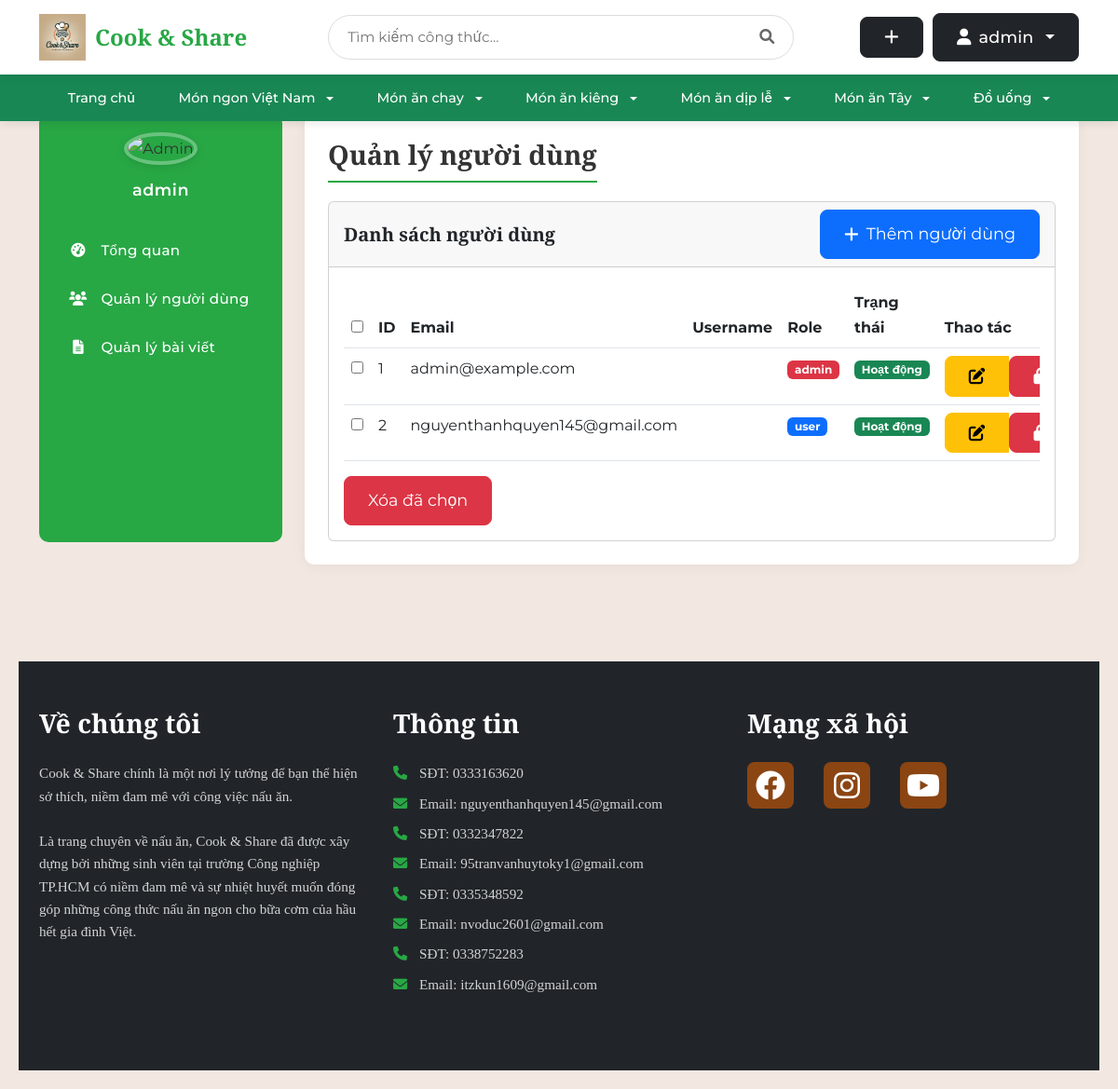
Page /auth/admin/users (signed in) on the committed database.
### tables this page shows
CREATE TABLE user (
    id INTEGER PRIMARY KEY AUTOINCREMENT,
    username TEXT UNIQUE NOT NULL,
    password TEXT NOT NULL,
    email TEXT UNIQUE NOT NULL,
    created TIMESTAMP NOT NULL DEFAULT CURRENT_TIMESTAMP,
    avatar_path TEXT,
    role TEXT NOT NULL DEFAULT 'user',
    is_blocked BOOLEAN NOT NULL DEFAULT 0,
    gender TEXT,
    birthdate DATE,
    phone TEXT
);

### share_recipe/auth.py (the view)
@bp.route('/admin/users', methods=('GET',))
@login_required
def admin_users():
    if g.user['role'] != 'admin':
        abort(403)  # Chỉ admin mới có quyền truy cập
    db = get_db()
    users = db.execute('SELECT id, email, role FROM user').fetchall()
    return render_template('admin/users.html', users=users)

### share_recipe/templates/admin/users.html (shortened to what this page needs)
{% extends 'admin/base_admin.html' %}
{% block admin_title %}Quản lý người dùng{% endblock %}
{% block admin_content %}
<div class="card">
    <div class="card-header d-flex justify-content-between align-items-center">
        <h5 class="card-title mb-0">Danh sách người dùng</h5>
        <a href="{{ url_for('admin.create_user') }}" class="btn btn-primary">
            <i class="fas fa-plus"></i> Thêm người dùng
        </a>
    </div>
    <div class="card-body">
        <div class="table-responsive">
            <table class="table table-hover">
                <thead>
                    <tr>
                        <th><input type="checkbox" id="select-all-users"></th>
                        <th>ID</th>
                        <th>Email</th>
                        <th>Username</th>
                        <th>Role</th>
                        <th>Trạng thái</th>
                        <th>Thao tác</th>
                    </tr>
                </thead>
                <tbody>
                    {% for user in users %}
                    <tr>
                        <td><input type="checkbox" class="select-user" value="{{ user['id'] }}"></td>
                        <td>{{ user['id'] }}</td>
                        <td>{{ user['email'] }}</td>
                        <td>{{ user['username'] }}</td>
                        <td>
                            <span class="badge {% if user['role'] == 'admin' %}bg-danger{% else %}bg-primary{% endif %}">
                                {{ user['role'] }}
                            </span>
                        </td>
                        <td>
                            {% if user['is_blocked'] %}
                            <span class="badge bg-danger">Bị khóa</span>
                            {% else %}
                            <span class="badge bg-success">Hoạt động</span>
                            {% endif %}
                        </td>
                        <td>
                            <div class="btn-group">
                                <a href="{{ url_for('admin.update_user', id=user['id']) }}" class="btn btn-warning btn-sm" title="Sửa">
                                    <i class="fas fa-edit"></i>
                                </a>
                                {% if user['is_blocked'] %}
                                <form action="{{ url_for('admin.unblock_user', id=user['id']) }}" method="post" style="display: inline;">
                                    <button type="submit" class="btn btn-success btn-sm" title="Mở khóa">
                                        <i class="fas fa-unlock"></i>
                                    </button>
                                </form>
                                {% else %}
                                <form action="{{ url_for('admin.block_user', id=user['id']) }}" method="post" style="display: inline;">
                                    <button type="submit" class="btn btn-danger btn-sm" title="Khóa">
                                        <i class="fas fa-lock"></i>
                                    </button>
                                </form>
                                {% endif %}
                            </div>
                        </td>
                    </tr>
                    {% endfor %}
                </tbody>
            </table>
        </div>
        <button type="button" class="btn btn-danger" id="delete-selected-users">Xóa đã chọn</button>
    </div>
</div>
{% endblock %}

### share_recipe/templates/admin/base_admin.html (shortened to what this page needs)
{% extends 'base.html' %}
{% block content %}
<div class="admin-layout">
    <div class="container">
        <div class="row">
            <div class="col-md-3 mb-4">
                <div class="sidebar">
                    <div class="text-center mb-4">
                        {% if g.user['avatar_path'] %}
                            <img src="{{ url_for('static', filename=g.user['avatar_path']) }}" alt="Admin" class="admin-avatar">
                        {% else %}
                            <img src="{{ url_for('static', filename='uploads/default-avatar.png') }}" alt="Admin" class="admin-avatar">
                        {% endif %}
                        <div class="admin-name">{{ g.user['username'] }}</div>
                    </div>
                    <ul class="nav flex-column">
                        <li class="nav-item">
                            <a class="nav-link {% if request.endpoint == 'admin.dashboard' %}active{% endif %}" href="{{ url_for('admin.dashboard') }}">
                                <i class="fas fa-tachometer-alt"></i> Tổng quan
                            </a>
                        </li>
                        <li class="nav-item">
                            <a class="nav-link {% if request.endpoint == 'admin.users' %}active{% endif %}" href="{{ url_for('admin.users') }}">
                                <i class="fas fa-users"></i> Quản lý người dùng
                            </a>
                        </li>
                        <li class="nav-item">
                            <a class="nav-link {% if request.endpoint == 'admin.posts' %}active{% endif %}" href="{{ url_for('admin.posts') }}">
                                <i class="fas fa-file-alt"></i> Quản lý bài viết
                            </a>
                        </li>
                    </ul>
                </div>
            </div>
            <div class="col-md-9">
                <div class="content-wrapper">
                    <div class="d-flex justify-content-between flex-wrap flex-md-nowrap align-items-center">
                        <h1 class="content-title">{% block admin_title %}{% endblock %}</h1>
                    </div>
                    {% block admin_content %}{% endblock %}
                </div>
            </div>
        </div>
    </div>
</div>
{% endblock %}

### share_recipe/templates/base.html (shortened to what this page needs)
<!DOCTYPE html>
<html>
<head>
    <link rel="stylesheet" href="https://cdn.jsdelivr.net/npm/bootstrap@5.3.0/dist/css/bootstrap.min.css">
    <link rel="stylesheet" href="https://cdnjs.cloudflare.com/ajax/libs/font-awesome/6.0.0/css/all.min.css">
    {% block head %}
    <link rel="stylesheet" href="{{ url_for('static', filename='base.css') }}">
    <link rel="stylesheet" href="{{ url_for('static', filename='login.css') }}">
    <link rel="stylesheet" href="{{ url_for('static', filename='register.css') }}">
    <link rel="stylesheet" href="{{ url_for('static', filename='index.css') }}">
    <link rel="stylesheet" href="{{ url_for('static', filename='detail.css') }}">
    {% endblock %}
</head>
<body>
    <nav class="navbar navbar-expand-lg">
        <div class="container">
            <a class="navbar-brand" href="{{ url_for('blog.index') }}">
                <img src="{{ url_for('static', filename='uploads/logo/Logo_home.webp') }}" alt="Cook & Share" style="height: 50px;">
                <span class="brand-text">Cook & Share</span>
            </a>
            <div class="search-container">
                <form action="{{ url_for('blog.search') }}" method="get" class="search-box">
                    <input type="text" name="q" class="search-input" placeholder="Tìm kiếm công thức..." value="{{ request.args.get('q', '') }}">
                    <button type="submit" class="search-button">
                        <i class="fas fa-search"></i>
                    </button>
                </form>
            </div>
            <div class="user-actions">
                {% if g.user %}
                    <a href="{{ url_for('blog.create') }}" class="btn btn-dark btn-custom" title="Tạo công thức mới">
                        <i class="fas fa-plus"></i>
                    </a>
                    <div class="dropdown">
                        <button class="btn btn-dark btn-custom dropdown-toggle" type="button" id="userDropdown" data-bs-toggle="dropdown" aria-expanded="false">
                            {% if g.user.avatar_path %}
                                <img src="{{ url_for('static', filename=g.user.avatar_path) }}" class="user-avatar" alt="Avatar">
                            {% else %}
                                <i class="fas fa-user"></i>
                            {% endif %}
                            {{ g.user['username'] }}
                        </button>
                    </div>
                {% endif %}
            </div>
        </div>
    </nav>
    <nav class="navbar navbar-expand-lg bg-success">
        <div class="container">
            <div class="collapse navbar-collapse justify-content-center" id="categoryNav">
                <ul class="navbar-nav">
                    <li class="nav-item">
                        <a class="nav-link text-white" href="{{ url_for('blog.index') }}">Trang chủ</a>
                    </li>
                    <li class="nav-item dropdown">
                        <a class="nav-link text-white dropdown-toggle" href="#" role="button" data-bs-toggle="dropdown" aria-expanded="false">
                            Món ngon Việt Nam
                        </a>
                    </li>
                    <li class="nav-item dropdown">
                        <a class="nav-link text-white dropdown-toggle" href="#" role="button" data-bs-toggle="dropdown" aria-expanded="false">
                            Món ăn chay
                        </a>
                    </li>
                    <li class="nav-item dropdown">
                        <a class="nav-link text-white dropdown-toggle" href="#" role="button" data-bs-toggle="dropdown" aria-expanded="false">
                            Món ăn kiêng
                        </a>
                    </li>
                    <li class="nav-item dropdown">
                        <a class="nav-link text-white dropdown-toggle" href="#" role="button" data-bs-toggle="dropdown" aria-expanded="false">
                            Món ăn dịp lễ
                        </a>
                    </li>
                    <li class="nav-item dropdown">
                        <a class="nav-link text-white dropdown-toggle" href="#" role="button" data-bs-toggle="dropdown" aria-expanded="false">
                            Món ăn Tây
                        </a>
                    </li>
                    <li class="nav-item dropdown">
                        <a class="nav-link text-white dropdown-toggle" href="#" role="button" data-bs-toggle="dropdown" aria-expanded="false">
                            Đồ uống
                        </a>
                    </li>
                </ul>
            </div>
        </div>
    </nav>
    <div class="main-container">
        <div class="content">
            {% block content %}{% endblock %}
        </div>
    </div>
    <footer class="footer bg-dark text-white py-5">
        <div class="container">
            <div class="row">
                <div class="col-md-4 mb-4">
                    <h2 class="footer-heading mb-4">Về chúng tôi</h2>
                    <p>Cook & Share chính là một nơi lý tưởng để bạn thể hiện sở thích, niềm đam mê với công việc nấu ăn.</p>
                    <p>Là trang chuyên về nấu ăn, Cook & Share đã được xây dựng bởi những sinh viên tại trường Công nghiệp TP.HCM có niềm đam mê và sự nhiệt huyết muốn đóng góp những công thức nấu ăn ngon cho bữa cơm của hầu hết gia đình Việt.</p>
                </div>
                <div class="col-md-4 mb-4">
                    <h2 class="footer-heading mb-4">Thông tin</h2>
                    <div class="contact-info">
                        <p><i class="fas fa-phone me-2"></i>SĐT: 0333163620</p>
                        <p><i class="fas fa-envelope me-2"></i>Email: nguyenthanhquyen145@gmail.com</p>
                        <p><i class="fas fa-phone me-2"></i>SĐT: 0332347822</p>
                        <p><i class="fas fa-envelope me-2"></i>Email: 95tranvanhuytoky1@gmail.com</p>
                        <p><i class="fas fa-phone me-2"></i>SĐT: 0335348592</p>
                        <p><i class="fas fa-envelope me-2"></i>Email: nvoduc2601@gmail.com</p>
                        <p><i class="fas fa-phone me-2"></i>SĐT: 0338752283</p>
                        <p><i class="fas fa-envelope me-2"></i>Email: itzkun1609@gmail.com</p>
                    </div>
                </div>
                <div class="col-md-4 mb-4">
                    <h2 class="footer-heading mb-4">Mạng xã hội</h2>
                    <div class="social-links">
                        <a href="https://web.facebook.com/thah.wuyen/" class="social-link me-3">
                            <i class="fab fa-facebook fa-2x"></i>
                        </a>
                        <a href="https://www.instagram.com/_thah.wuyen_js/" class="social-link me-3">
                            <i class="fab fa-instagram fa-2x"></i>
                        </a>
                        <a href="https://www.youtube.com/@silverbullets8727" class="social-link">
                            <i class="fab fa-youtube fa-2x"></i>
                        </a>
                    </div>
                </div>
            </div>
        </div>
    </footer>
</body>
</html>

### rows in the picture
user: user.username "admin", id "1", email "admin@example.com", role "admin"
user: id "2", email "nguyenthanhquyen145@gmail.com", role "user"
